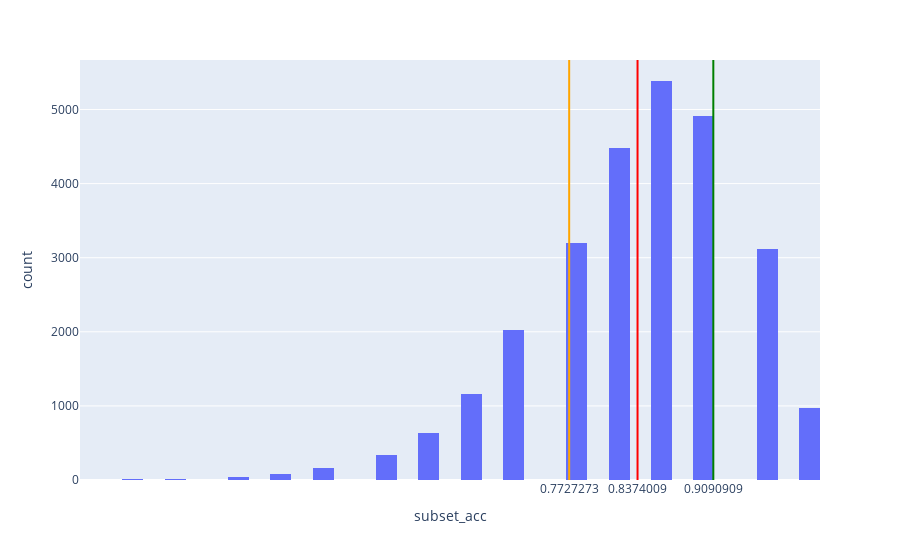

Notebook source saved alongside this figure:
### Code cell
meanVal = multilabelCaseDf["subset_acc"].mean()
# medianVal = multilabelCaseDf["subset_acc"].median()
firstQuarter = np.quantile(multilabelCaseDf["subset_acc"].values, 0.25)
thirdQuarter = np.quantile(multilabelCaseDf["subset_acc"].values, 0.75)

fig = px.histogram(multilabelCaseDf, x="subset_acc")
fig.add_vline(x=meanVal, line_width=2, line_color="red")
# fig.add_vline(x=medianVal, line_width=2, line_color="blue")
fig.add_vline(x=firstQuarter, line_width=2, line_color="orange")
fig.add_vline(x=thirdQuarter, line_width=2, line_color="green")

fig.update_layout(
    xaxis = dict(
        tickmode = 'array',
        tickvals = [meanVal, firstQuarter, thirdQuarter],
    )
)
# fig.show()

### Figure 1 — Plotly figure (JSON) as saved in the notebook; plotly's stock layout.template omitted (floating-point values rounded to 4 significant figures; data arrays with more than 128 entries replaced by an {"elided": "..."} marker saying what was removed)
{"data": [{"alignmentgroup": "True", "bingroup": "x", "hovertemplate": "subset_acc=%{x}<br>count=%{y}<extra></extra>", "legendgroup": "", "marker": {"color": "#636efa", "pattern": {"shape": ""}}, "name": "", "offsetgroup": "", "orientation": "v", "showlegend": false, "type": "histogram", "x": {"elided": "26548 float values"}, "xaxis": "x", "yaxis": "y"}], "layout": {"barmode": "relative", "legend": {"tracegroupgap": 0}, "margin": {"t": 60}, "shapes": [{"line": {"color": "red", "width": 2}, "type": "line", "x0": 0.8374, "x1": 0.8374, "xref": "x", "y0": 0, "y1": 1, "yref": "y domain"}, {"line": {"color": "orange", "width": 2}, "type": "line", "x0": 0.7727, "x1": 0.7727, "xref": "x", "y0": 0, "y1": 1, "yref": "y domain"}, {"line": {"color": "green", "width": 2}, "type": "line", "x0": 0.9091, "x1": 0.9091, "xref": "x", "y0": 0, "y1": 1, "yref": "y domain"}], "xaxis": {"anchor": "y", "domain": [0, 1], "tickmode": "array", "tickvals": [0.8374, 0.7727, 0.9091], "title": {"text": "subset_acc"}}, "yaxis": {"anchor": "x", "domain": [0, 1], "title": {"text": "count"}}}}
